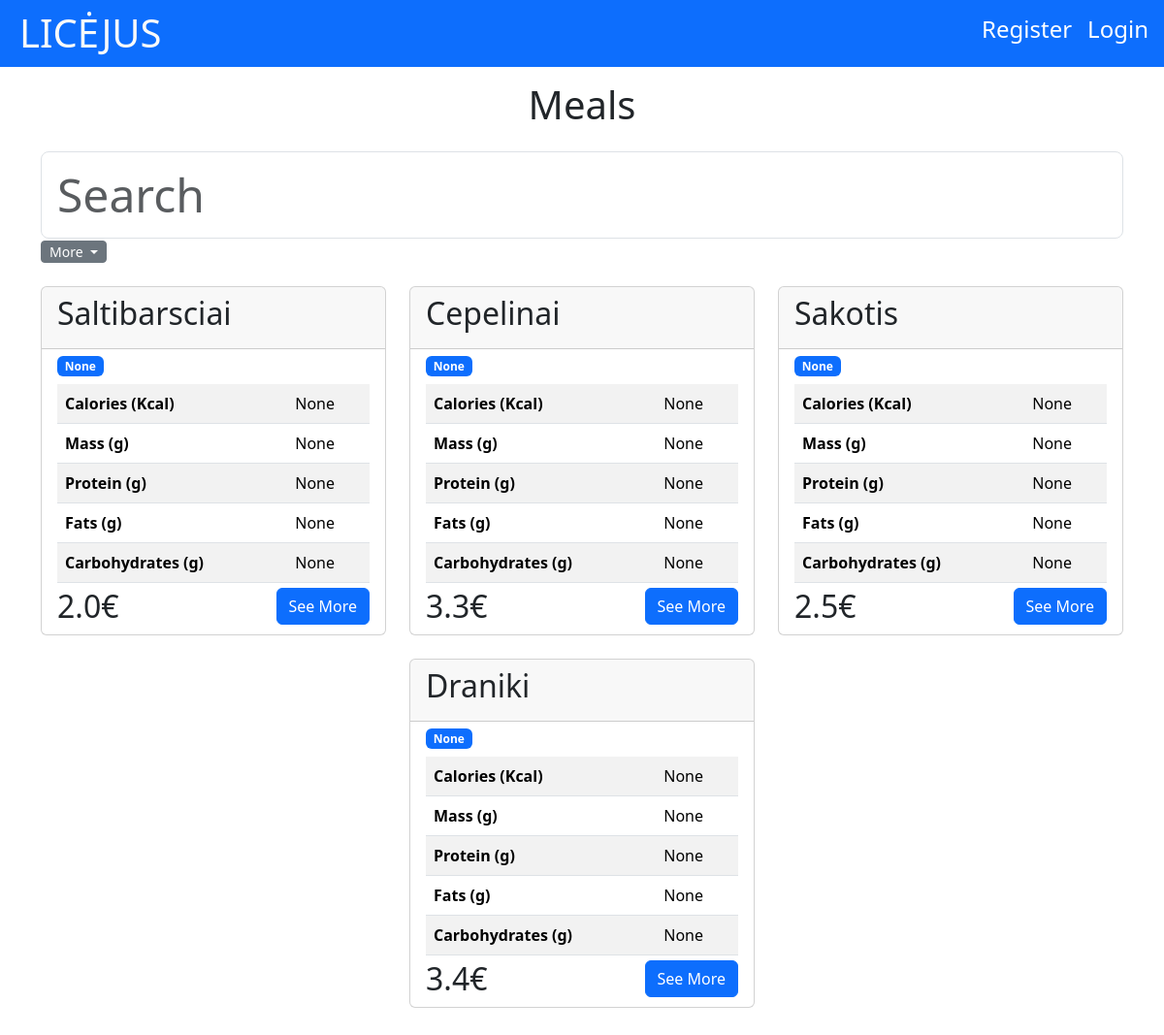
/, run on an earlier commit of the app's database.
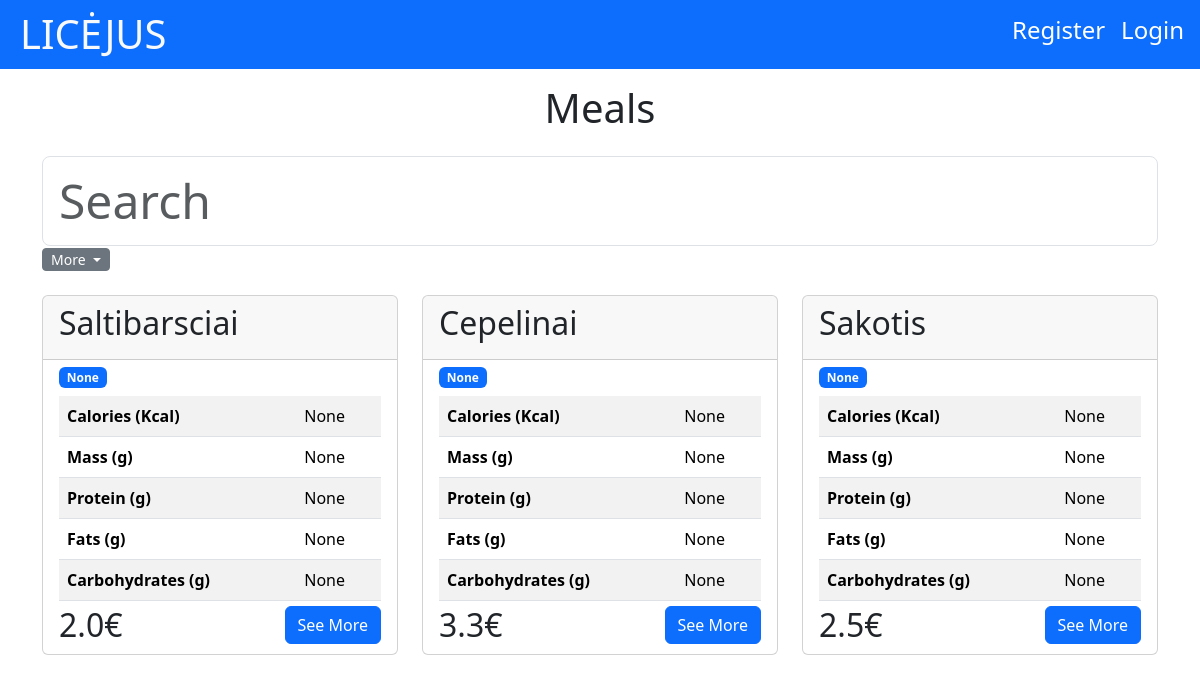
And on a later commit of the database.
### menu/models.py (models this page shows, shortened)
class Meal(models.Model):
    name = models.CharField(max_length=255)
    description = models.TextField(null=True, blank=True)
    price = models.FloatField()
    in_menu = models.BooleanField()
    is_vegan = models.BooleanField()
    calories = models.FloatField(null=True, blank=True)
    proteins = models.FloatField(null=True, blank=True)
    fats = models.FloatField(null=True, blank=True)
    carbohydrates = models.FloatField(null=True, blank=True)
    mass = models.FloatField(null=True, blank=True)
    category = models.ForeignKey(MealCategory, on_delete=models.CASCADE, to_field="name", null=True)

### menu/views.py (the view, shortened to what this page needs)
# urls.py: path('', main, name='main'),
def main(request):
    meals = Meal.objects.filter(in_menu=True).values()
    favorite = list(FavoriteMeal.objects.filter(username=request.user).values_list('meal_id', flat=True))
    categories = MealCategory.objects.all().values()
    template = loader.get_template('main.html')
    context = {
        'meals': meals,
        'favorite_meals': favorite,
        'categories': categories
    }
    return HttpResponse(template.render(context, request))

### menu/templates/main.html (shortened to what this page needs)
{% extends "master.html" %}
{% block content %}
{% load static %}
  <h1>Meals</h1>
  {% include "search.html" with categories=categories %}
  <div id="meals-container1">{% include "meals.html" with meals=meals is_authenticated=user.is_authenticated %}</div>
{% endblock %}

### menu/templates/meals.html (shortened to what this page needs)
<div class="container mt-4">
    <div class="row d-flex align-items-center justify-content-center">
        {% for x in meals %}
            <div class="col-12 col-md-6 col-xl-4 mb-4">
                <div class="card {% if text_color %} {{ text_color }} {% endif %}" style="height: 360px; position: relative;">
                    <div class="card-header">
                        <h2 class="card-title">{{ x.name }}</h2>
                    </div>
                    <div class="card-body pt-1" style="overflow: hidden; text-overflow: ellipsis; white-space: nowrap;">
                        <span class="badge bg-primary">{{ x.category_id }}</span>
                        <table class="table table-striped mt-2">
                            <tbody>
                                <tr>
                                    <td><b>Calories (Kcal)</b></td>
                                    <td>{{ x.calories }}</td>
                                </tr>
                                <tr>
                                    <td><b>Mass (g)</b></td>
                                    <td>{{ x.mass }}</td>
                                </tr>
                                <tr>
                                    <td><b>Protein (g)</b></td>
                                    <td>{{ x.proteins }}</td>
                                </tr>
                                <tr>
                                    <td><b>Fats (g)</b></td>
                                    <td>{{ x.fats }}</td>
                                </tr>
                                <tr>
                                    <td><b>Carbohydrates (g)</b></td>
                                    <td>{{ x.carbohydrates }}</td>
                                </tr>
                            </tbody>
                        </table>
                        <div class="d-flex justify-content-between" style="position: absolute; width: calc(100% - 32px); box-sizing: border-box; bottom: 10px;">
                            <div>
                                <h2 class="card-text">{{ x.price }}€</h2>
                            </div>
                            <div class="text-right">
                                <a href="details/{{ x.id }}" class="btn {% if button_color %} {{ button_color }} {% endif %} btn-primary">See More</a>
                            </div>
                        </div>
                    </div>
                </div>
            </div>
        {% endfor %}
    </div>
</div>

What changed in the data, as far as the page shows it:
no longer on this page (row edited): Meal: name "Draniki", category_id "None", calories "None", mass "None", proteins "None", fats "None", carbohydrates "None", price "3.4"
